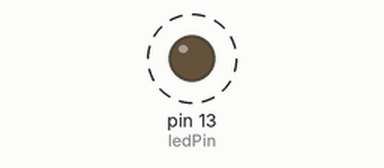
Recording of a sketch running on a simulated Arduino Uno, built with avr-gcc and run on an emulated ATmega328P. On the bench: output pins drawn as LEDs (lit = HIGH). Dashed ring = blinking.

Above: at 0.02 s.
Timing chart, 0 to 3.0 s (numbered marks = the images above):
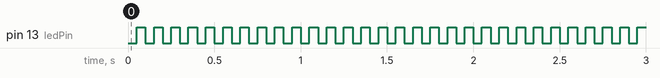

Measured:
- by itself, pin 13 (ledPin): alternates HIGH for 0.05 s and LOW for 0.05 s

The sketch:

hw3-team14.ino
```cpp
// Team 14: Adam Becker, Tianchen Fu, Lukas Hurtig, Adam Claassen

const int interval = 50;
//blink LED every 1/20th of a second
const int ledPin = 13;
unsigned long ledTimer;

void setup() {
  ledTimer = millis();
  pinMode(ledPin, OUTPUT);
  //set LED to OUTPUT
}

void loop() {
  if(millis()-ledTimer >= interval){
 //save most recent blink
    if (digitalRead(ledPin) == HIGH){
      digitalWrite(ledPin, LOW);
    //if LED is on, turn it off
    }else{
    digitalWrite(ledPin, HIGH);
    //turn on LED
    }
  (ledTimer += interval); // add requested time interval
  }
}
```
